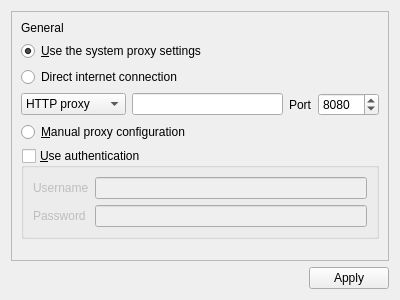
<?xml version="1.0" encoding="UTF-8"?>
<ui version="4.0">
 <class>ApplicationSettingsPage</class>
 <widget class="QWidget" name="ApplicationSettingsPage">
  <property name="geometry">
   <rect>
    <x>0</x>
    <y>0</y>
    <width>400</width>
    <height>300</height>
   </rect>
  </property>
  <property name="windowTitle">
   <string>Form</string>
  </property>
  <layout class="QGridLayout" name="gridLayout">
   <item row="0" column="0">
    <widget class="QScrollArea" name="scrollArea">
     <property name="widgetResizable">
      <bool>true</bool>
     </property>
     <widget class="QWidget" name="scrollAreaWidgetContents">
      <property name="geometry">
       <rect>
        <x>0</x>
        <y>0</y>
        <width>366</width>
        <height>276</height>
       </rect>
      </property>
      <layout class="QVBoxLayout" name="verticalLayout">
       <item>
        <widget class="QLabel" name="label">
         <property name="text">
          <string>General</string>
         </property>
        </widget>
       </item>
       <item>
        <widget class="QRadioButton" name="proxy_system">
         <property name="text">
          <string>&amp;Use the system proxy settings</string>
         </property>
         <property name="checked">
          <bool>true</bool>
         </property>
        </widget>
       </item>
       <item>
        <widget class="QRadioButton" name="proxy_direct">
         <property name="text">
          <string>Direct internet connection</string>
         </property>
        </widget>
       </item>
       <item>
        <layout class="QHBoxLayout" name="horizontalLayout_5">
         <item>
          <widget class="QComboBox" name="proxy_type">
           <item>
            <property name="text">
             <string>HTTP proxy</string>
            </property>
           </item>
           <item>
            <property name="text">
             <string>SOCKS proxy</string>
            </property>
           </item>
          </widget>
         </item>
         <item>
          <widget class="QLineEdit" name="proxy_hostname"/>
         </item>
         <item>
          <widget class="QLabel" name="label_15">
           <property name="text">
            <string>Port</string>
           </property>
          </widget>
         </item>
         <item>
          <widget class="QSpinBox" name="proxy_port">
           <property name="maximum">
            <number>65535</number>
           </property>
           <property name="value">
            <number>8080</number>
           </property>
          </widget>
         </item>
        </layout>
       </item>
       <item>
        <widget class="QRadioButton" name="proxy_manual">
         <property name="text">
          <string>&amp;Manual proxy configuration</string>
         </property>
        </widget>
       </item>
       <item>
        <widget class="QGroupBox" name="proxy_auth">
         <property name="title">
          <string>&amp;Use authentication</string>
         </property>
         <property name="checkable">
          <bool>true</bool>
         </property>
         <property name="checked">
          <bool>false</bool>
         </property>
         <layout class="QFormLayout" name="formLayout_7">
          <property name="fieldGrowthPolicy">
           <enum>QFormLayout::AllNonFixedFieldsGrow</enum>
          </property>
          <item row="0" column="0">
           <widget class="QLabel" name="label_16">
            <property name="text">
             <string>Username</string>
            </property>
           </widget>
          </item>
          <item row="0" column="1">
           <widget class="QLineEdit" name="proxy_username"/>
          </item>
          <item row="1" column="0">
           <widget class="QLabel" name="label_17">
            <property name="text">
             <string>Password</string>
            </property>
           </widget>
          </item>
          <item row="1" column="1">
           <widget class="QLineEdit" name="proxy_password">
            <property name="echoMode">
             <enum>QLineEdit::Password</enum>
            </property>
           </widget>
          </item>
         </layout>
        </widget>
       </item>
       <item>
        <spacer name="verticalSpacer_5">
         <property name="orientation">
          <enum>Qt::Vertical</enum>
         </property>
         <property name="sizeHint" stdset="0">
          <size>
           <width>20</width>
           <height>18</height>
          </size>
         </property>
        </spacer>
       </item>
      </layout>
     </widget>
    </widget>
   </item>
   <item row="1" column="0">
    <layout class="QHBoxLayout" name="horizontalLayout">
     <item>
      <spacer name="horizontalSpacer">
       <property name="orientation">
        <enum>Qt::Horizontal</enum>
       </property>
       <property name="sizeHint" stdset="0">
        <size>
         <width>40</width>
         <height>20</height>
        </size>
       </property>
      </spacer>
     </item>
     <item>
      <widget class="QPushButton" name="pushButton">
       <property name="text">
        <string>Apply</string>
       </property>
      </widget>
     </item>
    </layout>
   </item>
  </layout>
 </widget>
 <resources/>
 <connections/>
</ui>
